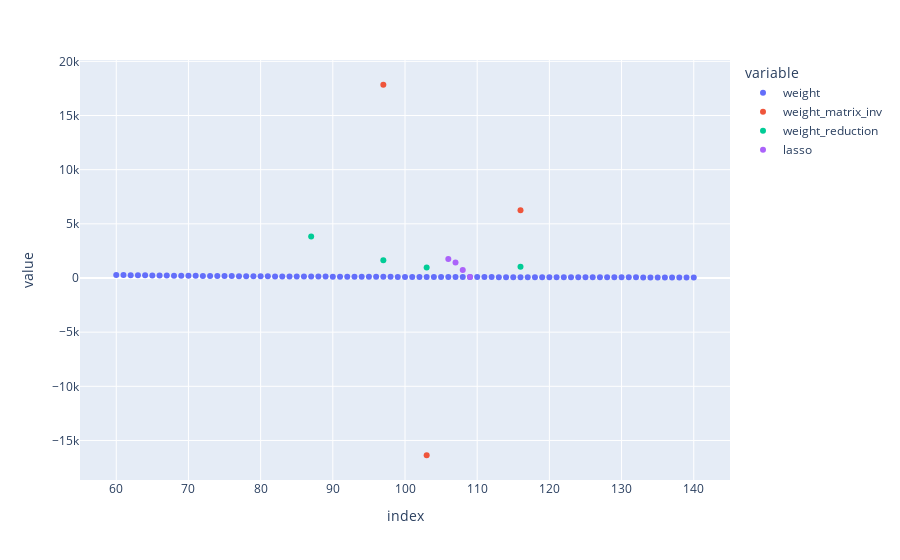

Notebook source saved alongside this figure:
### Code cell
px.scatter(df[['weight', 'weight_matrix_inv', 'weight_reduction', 'lasso']])

### Figure 1 — Plotly figure (JSON) as saved in the notebook; plotly's stock layout.template omitted (floating-point values rounded to 4 significant figures)
{"data": [{"hovertemplate": "variable=weight<br>index=%{x}<br>value=%{y}<extra></extra>", "legendgroup": "weight", "marker": {"color": "#636efa", "symbol": "circle"}, "mode": "markers", "name": "weight", "orientation": "v", "showlegend": true, "type": "scatter", "x": [60, 61, 62, 63, 64, 65, 66, 67, 68, 69, 70, 71, 72, 73, 74, 75, 76, 77, 78, 79, 80, 81, 82, 83, 84, 85, 86, 87, 88, 89, 90, 91, 92, 93, 94, 95, 96, 97, 98, 99, 100, 101, 102, 103, 104, 105, 106, 107, 108, 109, 110, 111, 112, 113, 114, 115, 116, 117, 118, 119, 120, 121, 122, 123, 124, 125, 126, 127, 128, 129, 130, 131, 132, 133, 134, 135, 136, 137, 138, 139, 140], "xaxis": "x", "y": [277.8, 268.7, 260.1, 252.0, 244.1, 236.7, 229.6, 222.8, 216.3, 210.0, 204.1, 198.4, 192.9, 187.7, 182.6, 177.8, 173.1, 168.7, 164.4, 160.2, 156.2, 152.4, 148.7, 145.2, 141.7, 138.4, 135.2, 132.1, 129.1, 126.2, 123.5, 120.8, 118.1, 115.6, 113.2, 110.8, 108.5, 106.3, 104.1, 102.0, 100, 98.03, 96.12, 94.26, 92.46, 90.7, 89.0, 87.34, 85.73, 84.17, 82.64, 81.16, 79.72, 78.31, 76.95, 75.61, 74.32, 73.05, 71.82, 70.62, 69.44, 68.3, 67.19, 66.1, 65.04, 64, 62.99, 62.0, 61.04, 60.09, 59.17, 58.27, 57.39, 56.53, 55.69, 54.87, 54.07, 53.28, 52.51, 51.76, 51.02], "yaxis": "y"}, {"hovertemplate": "variable=weight_matrix_inv<br>index=%{x}<br>value=%{y}<extra></extra>", "legendgroup": "weight_matrix_inv", "marker": {"color": "#EF553B", "symbol": "circle"}, "mode": "markers", "name": "weight_matrix_inv", "orientation": "v", "showlegend": true, "type": "scatter", "x": [60, 61, 62, 63, 64, 65, 66, 67, 68, 69, 70, 71, 72, 73, 74, 75, 76, 77, 78, 79, 80, 81, 82, 83, 84, 85, 86, 87, 88, 89, 90, 91, 92, 93, 94, 95, 96, 97, 98, 99, 100, 101, 102, 103, 104, 105, 106, 107, 108, 109, 110, 111, 112, 113, 114, 115, 116, 117, 118, 119, 120, 121, 122, 123, 124, 125, 126, 127, 128, 129, 130, 131, 132, 133, 134, 135, 136, 137, 138, 139, 140], "xaxis": "x", "y": [null, null, null, null, null, null, null, null, null, null, null, null, null, null, null, null, null, null, null, null, null, null, null, null, null, null, null, null, null, null, null, null, null, null, null, null, null, 17840.0, null, null, null, null, null, -16370.0, null, null, null, null, null, null, null, null, null, null, null, null, 6245.0, null, null, null, null, null, null, null, null, null, null, null, null, null, null, null, null, null, null, null, null, null, null, null, null], "yaxis": "y"}, {"hovertemplate": "variable=weight_reduction<br>index=%{x}<br>value=%{y}<extra></extra>", "legendgroup": "weight_reduction", "marker": {"color": "#00cc96", "symbol": "circle"}, "mode": "markers", "name": "weight_reduction", "orientation": "v", "showlegend": true, "type": "scatter", "x": [60, 61, 62, 63, 64, 65, 66, 67, 68, 69, 70, 71, 72, 73, 74, 75, 76, 77, 78, 79, 80, 81, 82, 83, 84, 85, 86, 87, 88, 89, 90, 91, 92, 93, 94, 95, 96, 97, 98, 99, 100, 101, 102, 103, 104, 105, 106, 107, 108, 109, 110, 111, 112, 113, 114, 115, 116, 117, 118, 119, 120, 121, 122, 123, 124, 125, 126, 127, 128, 129, 130, 131, 132, 133, 134, 135, 136, 137, 138, 139, 140], "xaxis": "x", "y": [null, null, null, null, null, null, null, null, null, null, null, null, null, null, null, null, null, null, null, null, null, null, null, null, null, null, null, 3822.0, null, null, null, null, null, null, null, null, null, 1639.0, null, null, null, null, null, 977.9, null, null, null, null, null, null, null, null, null, null, null, null, 1040.0, null, null, null, null, null, null, null, null, null, null, null, null, null, null, null, null, null, null, null, null, null, null, null, null], "yaxis": "y"}, {"hovertemplate": "variable=lasso<br>index=%{x}<br>value=%{y}<extra></extra>", "legendgroup": "lasso", "marker": {"color": "#ab63fa", "symbol": "circle"}, "mode": "markers", "name": "lasso", "orientation": "v", "showlegend": true, "type": "scatter", "x": [60, 61, 62, 63, 64, 65, 66, 67, 68, 69, 70, 71, 72, 73, 74, 75, 76, 77, 78, 79, 80, 81, 82, 83, 84, 85, 86, 87, 88, 89, 90, 91, 92, 93, 94, 95, 96, 97, 98, 99, 100, 101, 102, 103, 104, 105, 106, 107, 108, 109, 110, 111, 112, 113, 114, 115, 116, 117, 118, 119, 120, 121, 122, 123, 124, 125, 126, 127, 128, 129, 130, 131, 132, 133, 134, 135, 136, 137, 138, 139, 140], "xaxis": "x", "y": [null, null, null, null, null, null, null, null, null, null, null, null, null, null, null, null, null, null, null, null, null, null, null, null, null, null, null, null, null, null, null, null, null, null, null, null, null, null, null, null, null, null, null, null, null, null, 1746.0, 1429.0, 747.1, 84.53, null, null, null, null, null, null, null, null, null, null, null, null, null, null, null, null, null, null, null, null, null, null, null, null, null, null, null, null, null, null, null], "yaxis": "y"}], "layout": {"legend": {"title": {"text": "variable"}, "tracegroupgap": 0}, "margin": {"t": 60}, "xaxis": {"anchor": "y", "domain": [0, 1], "title": {"text": "index"}}, "yaxis": {"anchor": "x", "domain": [0, 1], "title": {"text": "value"}}}}
